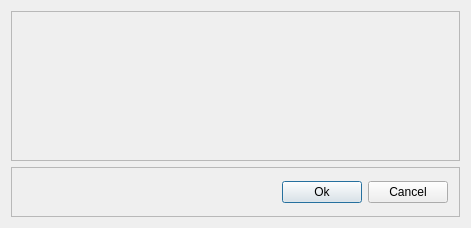
<ui version="4.0" >
 <class>ParamDialogWindowClass</class>
 <widget class="QDialog" name="ParamDialogWindowClass" >
  <property name="geometry" >
   <rect>
    <x>0</x>
    <y>0</y>
    <width>471</width>
    <height>228</height>
   </rect>
  </property>
  <property name="windowTitle" >
   <string>ParamDialogWindow</string>
  </property>
  <layout class="QGridLayout" name="gridLayout" >
   <item row="0" column="0" >
    <widget class="QFrame" name="inpFrame" >
     <property name="frameShape" >
      <enum>QFrame::StyledPanel</enum>
     </property>
     <property name="frameShadow" >
      <enum>QFrame::Raised</enum>
     </property>
    </widget>
   </item>
   <item row="1" column="0" >
    <widget class="QFrame" name="buttonbar" >
     <property name="maximumSize" >
      <size>
       <width>16777215</width>
       <height>50</height>
      </size>
     </property>
     <property name="frameShape" >
      <enum>QFrame::StyledPanel</enum>
     </property>
     <property name="frameShadow" >
      <enum>QFrame::Raised</enum>
     </property>
     <layout class="QHBoxLayout" name="horizontalLayout" >
      <item>
       <spacer name="horizontalSpacer" >
        <property name="orientation" >
         <enum>Qt::Horizontal</enum>
        </property>
        <property name="sizeHint" stdset="0" >
         <size>
          <width>245</width>
          <height>20</height>
         </size>
        </property>
       </spacer>
      </item>
      <item>
       <widget class="QPushButton" name="pbOk" >
        <property name="text" >
         <string>Ok</string>
        </property>
       </widget>
      </item>
      <item>
       <widget class="QPushButton" name="pbCancel" >
        <property name="text" >
         <string>Cancel</string>
        </property>
       </widget>
      </item>
     </layout>
    </widget>
   </item>
  </layout>
 </widget>
 <layoutdefault spacing="6" margin="11" />
 <resources/>
 <connections/>
</ui>
